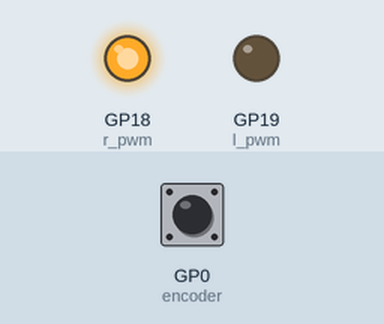
A program run on a simulated Raspberry Pi Pico running MicroPython. Shown: output pins drawn as LEDs (lit = HIGH). Inputs (shaded band) come from the test bench; at power-on: GP0 (encoder) HIGH. What the program prints to the serial console is not drawn.

Above: at 0.1 s.
Timing chart, 0 to 1.6 s (numbered marks = the images above):
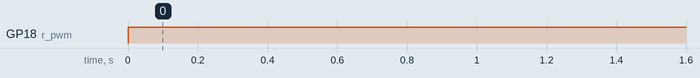

The program:

encoder.py
```python
import machine
import utime

#función de interrupción
def encoder_handler(pin):
    global paso
    paso += 1


def main():
    global paso
    paso = 0
    frequency = 10000 #10KHz
    r_pwm = machine.PWM(machine.Pin(18)) #PWM derecha
    r_pwm.freq(frequency)
    l_pwm = machine.PWM(machine.Pin(19)) #PWM izquierda
    l_pwm.freq(frequency)

    encoder = machine.Pin(0, machine.Pin.IN)
    encoder.irq(trigger=machine.Pin.IRQ_FALLING, handler=encoder_handler)

    timer_start = utime.ticks_ms()

    while True:
        velocidad = 65536;
        r_pwm.duty_u16(velocidad)
        l_pwm.duty_u16(0)

        timer_elapsed = utime.ticks_diff(utime.ticks_ms(), timer_start)
        if timer_elapsed >= 1000:
            #Calculo de las RPM (20 aspas)
            state = machine.disable_irq()
            rpm = paso*60/960
            paso = 0
            machine.enable_irq(state)
            timer_start = utime.ticks_ms()
            print(rpm, 'RPM')

if __name__ == '__main__':
    main()
```

Measured:
- by itself, GP18 (r_pwm): LOW → HIGH at 0.00 s
